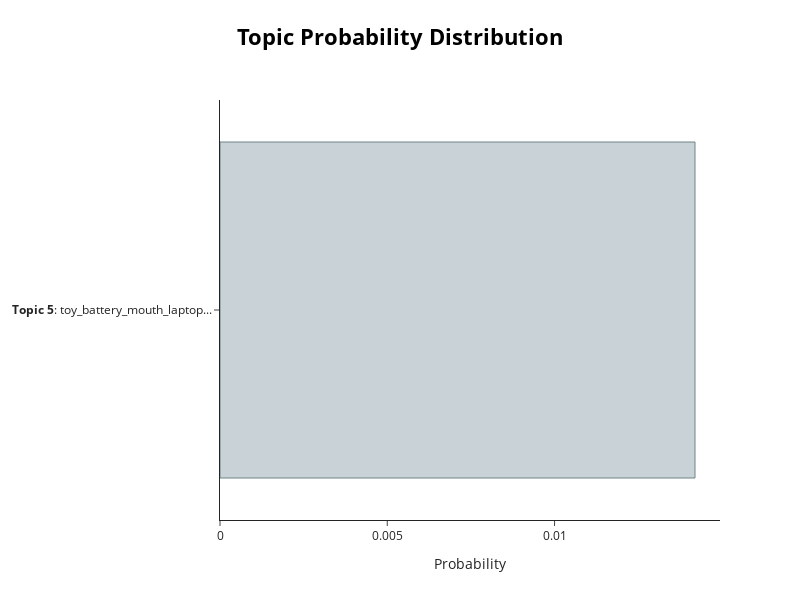

Notebook source saved alongside this figure:
### Markdown cell above
#### Topic Distribution within a single text

### Code cell
optimal_model.visualize_distribution(probs[0], min_probability= 0.01)#0.015)

### Figure 1 — Plotly figure (JSON) as saved in the notebook; plotly's stock layout.template omitted (floating-point values rounded to 4 significant figures)
{"data": [{"marker": {"color": "#C8D2D7", "line": {"color": "#6E8484", "width": 1}}, "orientation": "h", "type": "bar", "x": [0.0142], "y": ["<b>Topic 5</b>: toy_battery_mouth_laptop..."]}], "layout": {"height": 600, "hoverlabel": {"bgcolor": "white", "font": {"family": "Rockwell", "size": 16}}, "title": {"font": {"color": "Black", "size": 22}, "text": "<b>Topic Probability Distribution", "x": 0.5, "xanchor": "center", "y": 0.95, "yanchor": "top"}, "width": 800, "xaxis": {"title": {"text": "Probability"}}}}
